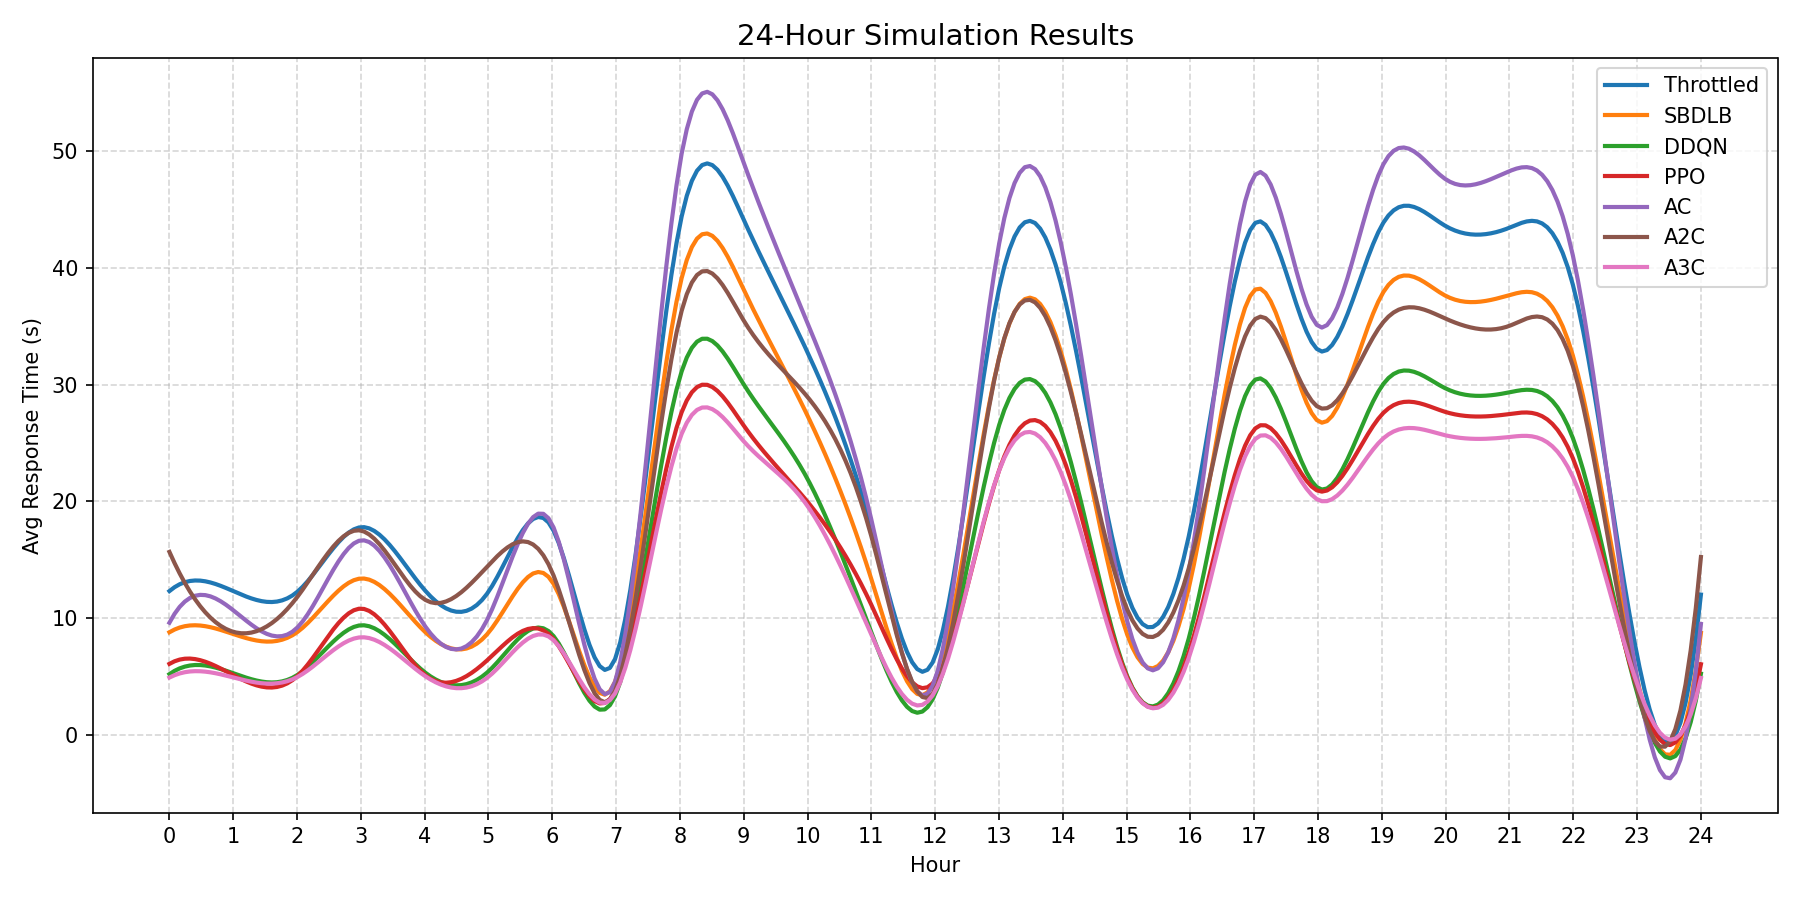

Python code for this plot:
import pandas as pd
import numpy as np
import matplotlib.pyplot as plt
from scipy.interpolate import make_interp_spline

df = pd.read_excel("24hour_all.csv", engine="openpyxl")

x = np.linspace(0, 24, len(df))
x_smooth = np.linspace(0, 24, 300)

colors = ["tab:blue", "tab:orange", "tab:green", "tab:red"]

fig, ax = plt.subplots(figsize=(12, 6))

for col in df.columns:
    y = df[col].values
    spline = make_interp_spline(x, y, k=3)
    ax.plot(x_smooth, spline(x_smooth), label=col, linewidth=2)

ax.set_title("24-Hour Simulation Results", fontsize=14)
ax.set_xlabel("Hour")
ax.set_ylabel("Avg Response Time (s)")
ax.set_xticks(range(0, 25))
ax.legend()
ax.grid(linestyle="--", alpha=0.5)

plt.tight_layout()
plt.savefig("line_plot_24hr.png", dpi=150)
plt.show()
